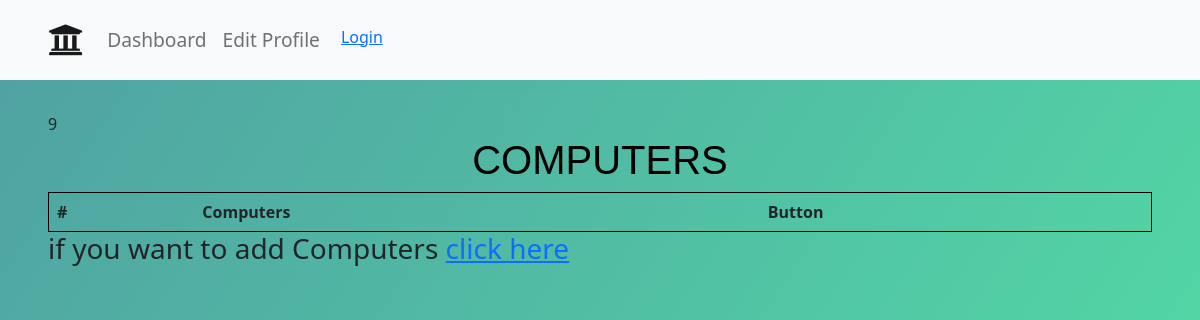
Page /lab/9 on the earlier database version.
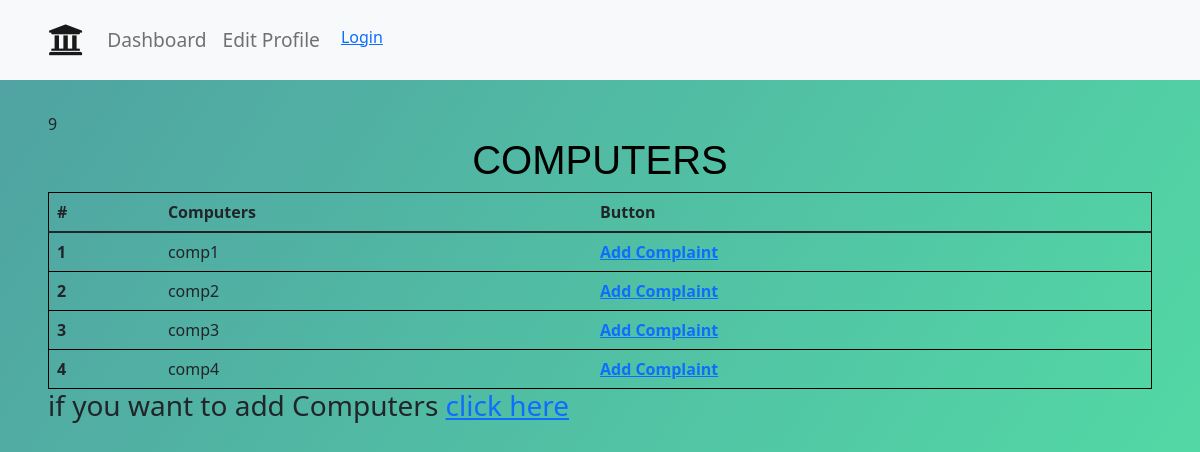
Same page on the later database version.
### main/models.py (models this page shows)
class Computers(models.Model):
    computer_id=models.CharField(max_length=20, blank=False, null=False)
    lab_id=models.ForeignKey(Lab, on_delete=models.CASCADE)
    floor_id=models.CharField(max_length=10,blank=False, null=False)
    def __str__(self):
        return self.computer_id

### main/views.py (the view)
# urls.py: path("lab/<pk>", views.lab, name='lab'),
def lab(request, pk):
	print(pk)
	computers = Computers.objects.filter(lab_id=pk).order_by('id').all()
	print(computers)
	return render(request, "lab.html", {
				'computers': computers,
				'labid': pk })

### templates/lab.html
{% extends 'base.html' %}
{% load static %}
{% block body %}
{% include 'navbar.html' with user=user %}
<div class="wrapper_">
<a>{{ labid }}</a>
<div class = "lab-h1">
    <h1>computers</h1>
</div>
<div class = "lab-computers">
    <table class="table">
        <thead class="thead-dark">
          <tr>
            <th scope="col">#</th>
            <th scope="col">Computers</th>
            <th scope="col">Button</th>
          </tr>
        </thead>
        <tbody>
        {% for computer in computers %}
          <tr>
            <th scope="row">{{forloop.counter}}</th>
            <td>{{ computer }}</td>
            <th><a href="{% url 'main:complaint' pk=computer.id %}">Add Complaint </a> </h5></th>
          </tr>
        {% endfor %}
        </tbody>
    </table>
</div>
<h3> if you want to add Computers <a href="{% url 'main:add_computer' pk=labid %}">click here</a> </h3>
</div>
{% endblock body %}

### templates/base.html (shortened to what this page needs)
{% load static %}
<html lang="en">
<head>
    <link rel="stylesheet" href="https://cdn.jsdelivr.net/npm/bootstrap@5.1.3/dist/css/bootstrap.min.css">
    <link rel="stylesheet" href="https://pro.fontawesome.com/releases/v5.10.0/css/all.css"/>
    <link rel="stylesheet" href="{% static 'styles/base.css' %}">
</head>
<body>
    {% block body %}{% endblock %}
</body>
</html>

### templates/navbar.html (shortened to what this page needs)
{% extends "base.html" %}
{% block body %}
<nav class="navbar navbar-expand-lg navbar-light bg-light">
    <a class="navbar-brand" href="{% url 'main:home' %}"><i class="fas fa-university"></i></a>
    <div class="collapse navbar-collapse" id="navbarNav">
      <ul class="navbar-nav">
        <li class="nav-item">
          <a class="nav-link nav_text" href="{% url 'main:home' %}">Dashboard</a>
        </li>
        <li class="nav-item">
          <a class="nav-link nav_text" href="#">Edit Profile</a>
        </li>
        {% if user.is_authenticated %}
          <li class="nav-link nav_text">Hi {{ user.username }}</li>
          <li class="nav-link"><a href="{% url 'main:logout' %}">Logout</a></li>
        {% else %}
          <li class="nav-item"><button class="btn"><a href="{% url 'main:login' %}">Login</a></button></li>
        {% endif %}
      </ul>
    </div>
</nav>
  {% endblock %}

### static/styles/base.css (style rules this page uses)
.wrapper_ { padding: 2rem 3rem; background-image: -moz-linear-gradient(top left, #50a3a2 0%, #53e3a6 100%); background-image: -webkit-linear-gradient(top left, #50a3a2 0%, #53e3a6 100%); background-image: -o-linear-gradient(top left, #50a3a2 0%, #53e3a6 100%); background-image: linear-gradient(top left, #50a3a2 0%, #53e3a6 100%); height : 100vh; }
.lab-h1 { margin-top: 0px; color : black; text-align: center; font-size : 50px; font-family: "Source Sans Pro", sans-serif; text-transform: uppercase; }
.lab-computers table { border: 0.5px solid black; margin: 0 auto; }
.navbar { padding: 0 3rem; height: 80px; }
.fa-university { font-size: 2.2rem; }
.nav_text { font-size: 1.2rem; }

Differences in the rows shown:
added Computers: computer "comp1"
added Computers: computer "comp2"
added Computers: computer "comp3"
added Computers: computer "comp4"
